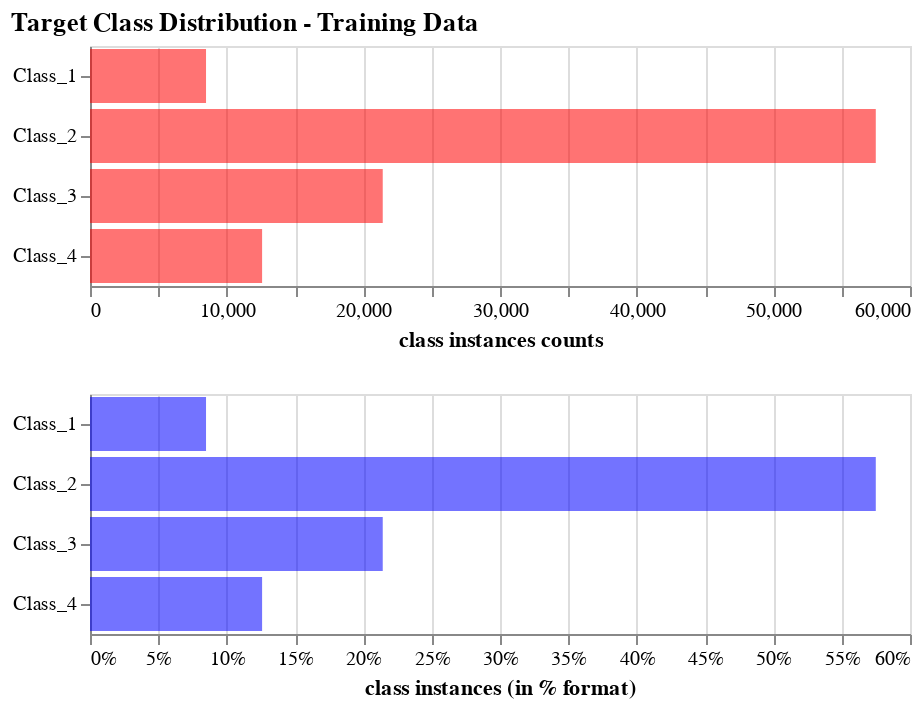

The cell this chart's notebook holds for it:
### Markdown cell above
<div class="h3"><i>4. &ensp; Balance Check</i></div>

### Code cell
# are we balanced or imbalanced ?  you decide
#
# I actually like to use Altair, lots of advantages I believe compared
# to some other visualization approaches

source1 = pd.DataFrame({
    'a': list(train_df['target'].value_counts(sort=True).values), 
    'b': list(train_df['target'].value_counts(sort=True).index.values)})

source2 = pd.DataFrame({
    'a': list(train_df['target'].value_counts(sort=True, normalize=True).values), 
    'b': list(train_df['target'].value_counts(sort=True, normalize=True).index.values)})

chart1 = alt.Chart(source1).mark_bar(color='red', opacity=.55).encode(
    x=alt.X('a', title='class instances counts'),
    y=alt.Y('b', title=None)).properties(width=410, height=120)

chart2 = alt.Chart(source2).mark_bar(color='blue', opacity=.55).encode(
    x=alt.X('a', title='class instances (in % format)', axis=alt.Axis(format='%')),
    y=alt.Y('b', title=None)).properties(width=410, height=120)

# i like how with altair you can render in svg form, looks
# pretty sharp and clear... 
(chart1  &  chart2).properties(title='Target Class Distribution - Training Data').display(renderer='svg')

### Figure 1 — Vega-Lite specification as saved in the notebook (floating-point values rounded to 4 significant figures)
{"config": {"view": {"continuousWidth": 400, "continuousHeight": 300}}, "vconcat": [{"data": {"name": "data-35c3392f3654d651d1296e95b5bb2620"}, "mark": {"type": "bar", "color": "red", "opacity": 0.55}, "encoding": {"x": {"type": "quantitative", "field": "a", "title": "class instances counts"}, "y": {"type": "nominal", "field": "b", "title": null}}, "height": 120, "width": 410}, {"data": {"name": "data-670f742866e4407c3b5f5f4aaa11355a"}, "mark": {"type": "bar", "color": "blue", "opacity": 0.55}, "encoding": {"x": {"type": "quantitative", "axis": {"format": "%"}, "field": "a", "title": "class instances (in % format)"}, "y": {"type": "nominal", "field": "b", "title": null}}, "height": 120, "width": 410}], "title": "Target Class Distribution - Training Data", "$schema": "https://vega.github.io/schema/vega-lite/v4.8.1.json", "datasets": {"data-35c3392f3654d651d1296e95b5bb2620": [{"a": 57497, "b": "Class_2"}, {"a": 21420, "b": "Class_3"}, {"a": 12593, "b": "Class_4"}, {"a": 8490, "b": "Class_1"}], "data-670f742866e4407c3b5f5f4aaa11355a": [{"a": 0.575, "b": "Class_2"}, {"a": 0.2142, "b": "Class_3"}, {"a": 0.1259, "b": "Class_4"}, {"a": 0.0849, "b": "Class_1"}]}}
